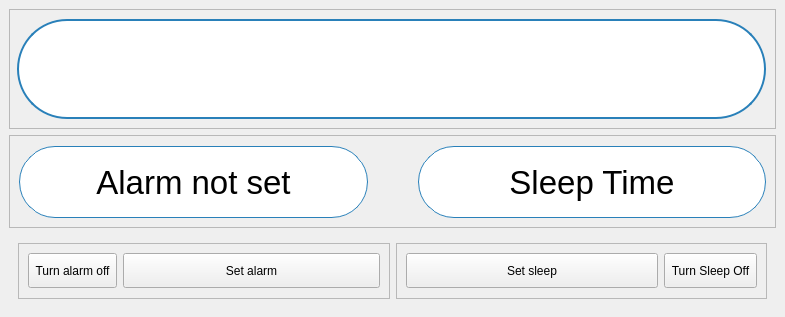
<?xml version="1.0" encoding="UTF-8"?>
<ui version="4.0">
 <class>MainWindow</class>
 <widget class="QMainWindow" name="MainWindow">
  <property name="geometry">
   <rect>
    <x>0</x>
    <y>0</y>
    <width>785</width>
    <height>317</height>
   </rect>
  </property>
  <property name="windowTitle">
   <string>MainWindow</string>
  </property>
  <widget class="QWidget" name="main_widget">
   <layout class="QVBoxLayout" name="verticalLayout">
    <item>
     <widget class="QFrame" name="frame_clock">
      <property name="maximumSize">
       <size>
        <width>16777215</width>
        <height>140</height>
       </size>
      </property>
      <property name="frameShape">
       <enum>QFrame::StyledPanel</enum>
      </property>
      <property name="frameShadow">
       <enum>QFrame::Raised</enum>
      </property>
      <layout class="QHBoxLayout" name="horizontalLayout_5">
       <property name="leftMargin">
        <number>7</number>
       </property>
       <property name="bottomMargin">
        <number>9</number>
       </property>
       <item>
        <widget class="QLabel" name="lbl_clock">
         <property name="enabled">
          <bool>true</bool>
         </property>
         <property name="sizePolicy">
          <sizepolicy hsizetype="Preferred" vsizetype="Preferred">
           <horstretch>0</horstretch>
           <verstretch>0</verstretch>
          </sizepolicy>
         </property>
         <property name="minimumSize">
          <size>
           <width>749</width>
           <height>100</height>
          </size>
         </property>
         <property name="maximumSize">
          <size>
           <width>16777215</width>
           <height>100</height>
          </size>
         </property>
         <property name="font">
          <font>
           <pointsize>50</pointsize>
          </font>
         </property>
         <property name="styleSheet">
          <string notr="true">	background-color: #ffffff; /* Cor de fundo branca */
    border-radius: 50px; 
    border: 2px solid #2980b9; /* Estilo da borda, cor da borda, etc. */</string>
         </property>
         <property name="frameShape">
          <enum>QFrame::NoFrame</enum>
         </property>
         <property name="lineWidth">
          <number>1</number>
         </property>
         <property name="text">
          <string/>
         </property>
         <property name="alignment">
          <set>Qt::AlignCenter</set>
         </property>
        </widget>
       </item>
      </layout>
     </widget>
    </item>
    <item>
     <widget class="QFrame" name="Frame_sleep_alarm">
      <property name="sizePolicy">
       <sizepolicy hsizetype="Preferred" vsizetype="Maximum">
        <horstretch>0</horstretch>
        <verstretch>0</verstretch>
       </sizepolicy>
      </property>
      <property name="maximumSize">
       <size>
        <width>16777215</width>
        <height>100</height>
       </size>
      </property>
      <property name="styleSheet">
       <string notr="true">QLabel {
	background-color: #ffffff; /* Cor de fundo branca */
    border-radius: 36px; 
    border: 1px solid #2980b9; /* Estilo da borda, cor da borda, etc. */
}</string>
      </property>
      <property name="frameShape">
       <enum>QFrame::StyledPanel</enum>
      </property>
      <property name="frameShadow">
       <enum>QFrame::Raised</enum>
      </property>
      <layout class="QHBoxLayout" name="horizontalLayout">
       <property name="spacing">
        <number>50</number>
       </property>
       <property name="topMargin">
        <number>10</number>
       </property>
       <property name="bottomMargin">
        <number>9</number>
       </property>
       <item>
        <widget class="QLabel" name="lbl_alarm">
         <property name="maximumSize">
          <size>
           <width>16777215</width>
           <height>72</height>
          </size>
         </property>
         <property name="font">
          <font>
           <pointsize>25</pointsize>
           <bold>false</bold>
          </font>
         </property>
         <property name="text">
          <string>Alarm not set</string>
         </property>
         <property name="alignment">
          <set>Qt::AlignCenter</set>
         </property>
        </widget>
       </item>
       <item>
        <widget class="QLabel" name="lbl_sleep">
         <property name="sizePolicy">
          <sizepolicy hsizetype="Preferred" vsizetype="Preferred">
           <horstretch>0</horstretch>
           <verstretch>0</verstretch>
          </sizepolicy>
         </property>
         <property name="minimumSize">
          <size>
           <width>0</width>
           <height>72</height>
          </size>
         </property>
         <property name="maximumSize">
          <size>
           <width>16777215</width>
           <height>72</height>
          </size>
         </property>
         <property name="font">
          <font>
           <pointsize>25</pointsize>
          </font>
         </property>
         <property name="text">
          <string>Sleep Time</string>
         </property>
         <property name="alignment">
          <set>Qt::AlignCenter</set>
         </property>
        </widget>
       </item>
      </layout>
     </widget>
    </item>
    <item>
     <widget class="QWidget" name="btn_widget" native="true">
      <property name="maximumSize">
       <size>
        <width>16777215</width>
        <height>100</height>
       </size>
      </property>
      <layout class="QHBoxLayout" name="horizontalLayout_2">
       <item>
        <widget class="QFrame" name="frame_btn_alarm">
         <property name="maximumSize">
          <size>
           <width>16777215</width>
           <height>70</height>
          </size>
         </property>
         <property name="frameShape">
          <enum>QFrame::StyledPanel</enum>
         </property>
         <property name="frameShadow">
          <enum>QFrame::Raised</enum>
         </property>
         <layout class="QHBoxLayout" name="horizontalLayout_3">
          <property name="bottomMargin">
           <number>10</number>
          </property>
          <item>
           <widget class="QToolButton" name="alarm_on_off_btn">
            <property name="minimumSize">
             <size>
              <width>0</width>
              <height>35</height>
             </size>
            </property>
            <property name="text">
             <string>Turn alarm off</string>
            </property>
           </widget>
          </item>
          <item>
           <widget class="QPushButton" name="set_alarm_btn">
            <property name="minimumSize">
             <size>
              <width>0</width>
              <height>35</height>
             </size>
            </property>
            <property name="text">
             <string>Set alarm</string>
            </property>
            <property name="autoDefault">
             <bool>false</bool>
            </property>
            <property name="default">
             <bool>false</bool>
            </property>
            <property name="flat">
             <bool>false</bool>
            </property>
           </widget>
          </item>
         </layout>
        </widget>
       </item>
       <item>
        <widget class="QFrame" name="frame_btn_sleep">
         <property name="maximumSize">
          <size>
           <width>16777215</width>
           <height>70</height>
          </size>
         </property>
         <property name="frameShape">
          <enum>QFrame::StyledPanel</enum>
         </property>
         <property name="frameShadow">
          <enum>QFrame::Raised</enum>
         </property>
         <layout class="QHBoxLayout" name="horizontalLayout_4">
          <item>
           <widget class="QPushButton" name="set_sleep_btn">
            <property name="minimumSize">
             <size>
              <width>0</width>
              <height>35</height>
             </size>
            </property>
            <property name="text">
             <string>Set sleep</string>
            </property>
           </widget>
          </item>
          <item>
           <widget class="QToolButton" name="sleep_on_off_btn">
            <property name="minimumSize">
             <size>
              <width>0</width>
              <height>35</height>
             </size>
            </property>
            <property name="text">
             <string>Turn Sleep Off</string>
            </property>
           </widget>
          </item>
         </layout>
        </widget>
       </item>
      </layout>
     </widget>
    </item>
   </layout>
  </widget>
 </widget>
 <resources/>
 <connections/>
</ui>
